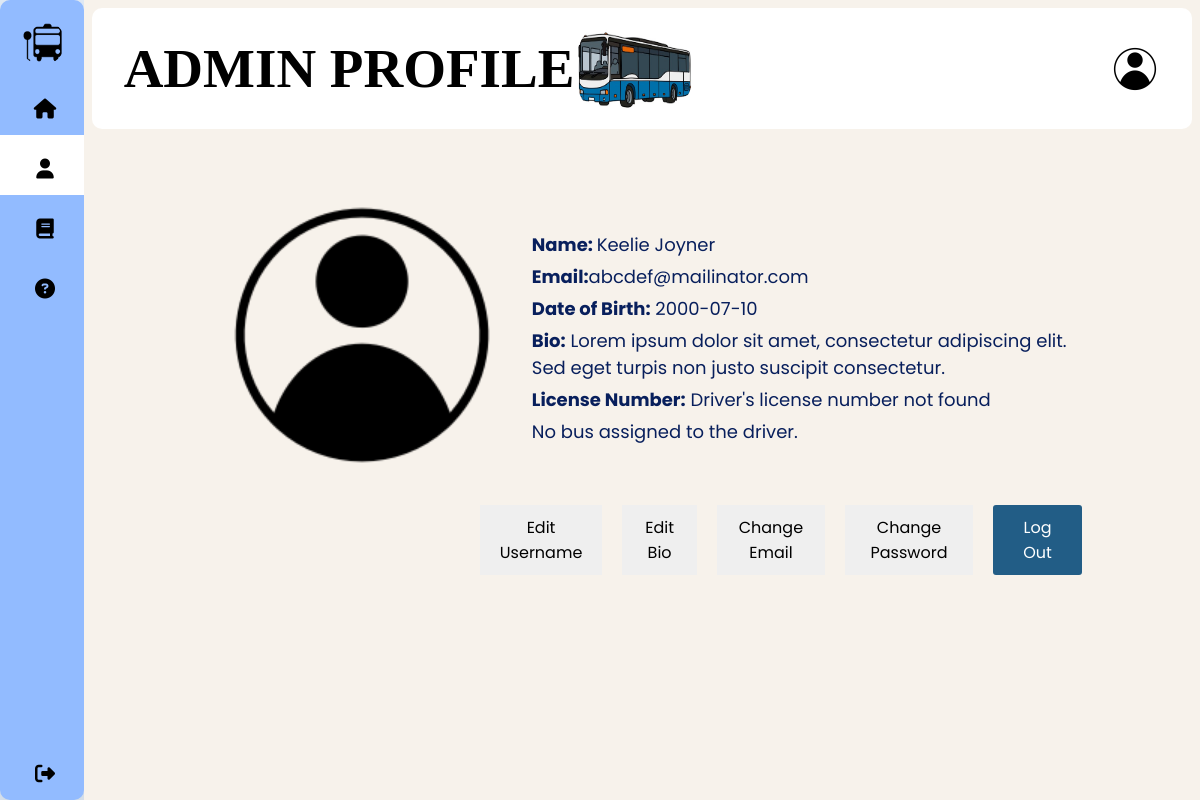
Before: /admin/AdminProfile.php (signed in) with the older database file.
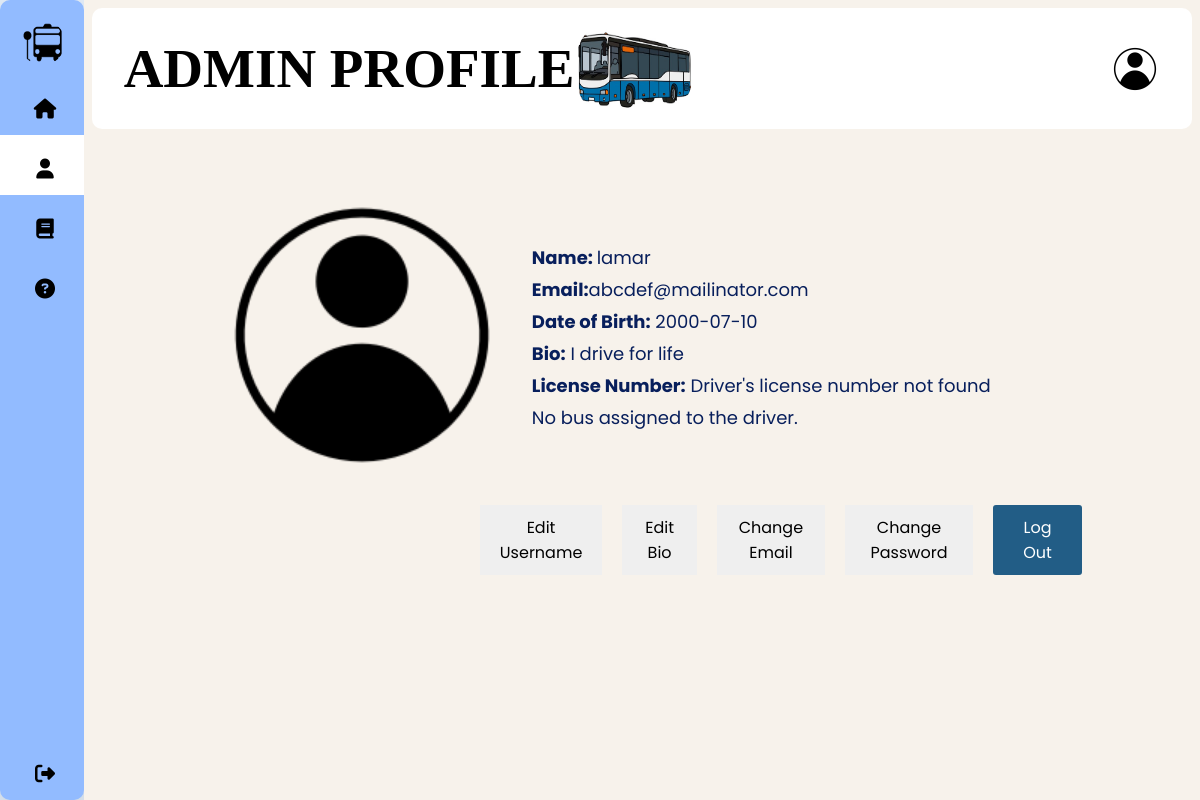
After: the same page with the newer database file.
### tables this page shows
CREATE TABLE `People` (
  `pid` int(11) NOT NULL,
  `role_id` int(11) NOT NULL,
  `fname` varchar(25) NOT NULL,
  `lname` varchar(25) NOT NULL,
  `dob` date NOT NULL,
  `email` varchar(255) NOT NULL,
  `telnumber` varchar(255) NOT NULL,
  `gender` int(11) NOT NULL,
  `passwrd` varchar(255) NOT NULL,
  `bio` varchar(255) DEFAULT NULL
);

### settings/core.php (called while the page is built, shortened)
<?php
function userIdExist() {
    return $_SESSION['user_id'];
}

### action/get_profile_data.php (called while the page is built)
<?php
include "../settings/connection.php";
include("../settings/core.php");
function getProfileDetails(){
global $conn;
$userID = userIdExist();
$profile_data_query = "SELECT fname,lname, dob, email, gender, telnumber,bio FROM `People` WHERE pid = '$userID'";
$profile_data_result = mysqli_query($conn, $profile_data_query);
$result = mysqli_fetch_assoc($profile_data_result);
return $result;
}

### action/get_driver_license_action.php (called while the page is built, shortened)
<?php
function getDriverLicenseNumber() {
    include "../settings/connection.php";
    $user_id = $_SESSION['user_id'];
    $query = "SELECT d.licenseNumber
              FROM Driver d
              WHERE d.pid = $user_id";
    $result = mysqli_query($conn, $query);
    if (mysqli_num_rows($result) > 0) {
        $row = mysqli_fetch_assoc($result);
        return $row['licenseNumber'];
    } else {
        return "Driver's license number not found";
    }
}
?>

### function/get_user_profile.php (the view)
<?php
include("../action/get_profile_data.php");
$result = getProfileDetails() ;
echo "<p><strong>Name: </strong> $result[fname] $result[lname]</p>";
echo "<p><strong>Email:</strong>$result[email]</p>";
echo"<p><strong>Date of Birth:</strong> $result[dob]</p>";
if ($result["bio"] == NULL) {
    echo "<p><strong>Bio:</strong> Lorem ipsum dolor sit amet, consectetur adipiscing elit. Sed eget turpis non justo suscipit consectetur.</p>";
}
else{
    echo "<p><strong>Bio:</strong> $result[bio]</p>";
}

### admin/AdminProfile.php (shortened to what this page needs)
<!DOCTYPE html>
<html lang="en">
<head>
    <link rel="stylesheet" href="../css/Profile.css">
    <link rel="stylesheet" href="https://cdnjs.cloudflare.com/ajax/libs/font-awesome/6.4.0/css/all.min.css"/>
</head>
<body>
<nav>
        <ul>
            <li>
                <a href="../admin/AdminDashboard.php" class="logo">
                    <img src="../images/Bus.png" alt="">
                    <span class="nav-item">BusBoss</span>
                </a>
            </li>
            <li>
                <a href="../admin/AdminDashboard.php">
                    <i class="fas fa-home"></i>
                </a>
            </li>
            <li class="active">
                <a href="../admin/AdminProfile.php">
                    <i class="fas fa-user"></i>
                </a>
            </li>
            <li >
              <a href="../admin/bookinginfo.php">
                  <i class="fas fa-book"></i>
              </a>
            </li>
            <li>
                <a href="../admin/AdminHelp.php">
                    <i class="fas fa-question-circle"></i>
                </a>
            </li>
            <li>
                <a href="../Login/logout.php" class="logout">
                    <i class="fas fa-sign-out-alt"></i>
                </a>
            </li>
        </ul>
    </nav>
        <div class="main">
            <div class="firstbar">
                <div class="head-title">
                    <h2>ADMIN PROFILE<img src="../images/bus10.jpg" alt="bus" style=" width:120px;height:120px"></h2>
                </div>
                <div class="user">
                    <img src="../images/defaultprofile3.png" alt="">
                </div>
            </div>
            <div id="profile-page">
                <div class="profile-info">
                    <img src="../images/defaultprofile3.png" alt="Profile Picture">
                    <div class="user-details">
                        <?php
                        include("../function/get_user_profile.php");
                        ?>
                        <?php
                        include("../function/get_license_fxn.php");
                        include("../function/get_bus_info.php");
                        ?>
                    </div>
                </div>
                <div class="profile-actions">
                    <button class="Edit" id="Edit">Edit Username</button>
                    <button class="EditBio" id="bio">Edit Bio </button>
                    <button class="Editemail" id="Editemail">Change Email</button>
                    <button class = "ChangePassword" id="ChangePassword">Change Password</button>
                    <form method="" action ="../Login/logout.php"><button type ="submit" class = "Logout">Log Out</button></form>
                </div>
            </div>
        </div>
    </body>
</html>

### function/get_license_fxn.php
<?php
include "../action/get_driver_license_action.php";
$licenseNumber = getDriverLicenseNumber();
    echo "<p><strong>License Number:</strong> $licenseNumber</p>";
?>

### function/get_bus_info.php
<?php
include('../settings/connection.php');
function getBusInfoForDriver($driverPID) {
    global $conn;
    $sql = "SELECT bid FROM driver WHERE pid = $driverPID";
    $result = $conn->query($sql);
    if ($result->num_rows > 0) {
        $row = $result->fetch_assoc();
        $busID = $row['bid'];
        $sql = "SELECT busName, capacity, registrationNumber FROM bus WHERE bid = $busID";
        $result = $conn->query($sql);
        if ($result->num_rows > 0) {
            $busInfo = $result->fetch_assoc();
            return $busInfo;
        } else {
            return false;
        }
    } else {
        return false;
    }
}
$userID = $_SESSION['user_id'];
$busInfo = getBusInfoForDriver($userID);
if ($busInfo) {
    echo "<strong>Bus Name:</strong> " . $busInfo['busName'] . "<br>";
    echo "<strong>Registration Number:</strong> " . $busInfo['registrationNumber'] . "<br>";
} else {
    echo "No bus assigned to the driver.";
}
?>

### css/Profile.css (style rules this page uses)
* { margin: 0; padding: 0; outline: none; border: none; text-decoration: none; box-sizing: border-box; font-family: "Poppins", sans-serif; }
body { background: #dfe9f5; display: flex; justify-content: space-between; width: 100; }
nav li:hover, .active { background: #fff; }
nav { position: relative; top: 0; bottom: 0; height: 100vh; left: 0; background: #92bbff; width: 90px; overflow: hidden; box-shadow: 0 20px 35px rgba(0, 0, 0, 0.1); border-radius: 10px; }
.logo { text-align: center; display: flex; margin: 10px 0 0 10px; }
.logo img { width: 45px; height: 45px; border-radius: 50%; }
.logo span { font-weight: bold; padding-left: 15px; font-size: 18px; text-transform: uppercase; }
a { position: relative; color: black; font-size: 14px; display: table; width: 280px; padding: 10px; }
nav .fas { position: relative; width: 70px; height: 40px; top: 14px; font-size: 20px; text-align: center; }
.nav-item { position: relative; top: 12px; margin-left: 10px; color: black; }
.logout { position: absolute; bottom: 0; }
.main { position: relative; background: #f7f2eb; width: 100%; padding: 0.5rem; }
.firstbar img { width: 50px; height: 50px; cursor: pointer; border-radius: 50%; }
.firstbar { display: flex; justify-content: space-between; align-items: center; flex-wrap: wrap; background: #fff; padding:0.5px 2rem; margin-bottom: 1rem; border-radius: 10px; }
.firstbar .head-title h2 { display: flex; align-items: center; }
h2 { font-size: 55px; color: black; font-family: 'Lemon Jelly', cursive; }
.user { display: flex; align-items: center; gap: 1rem; }
#profile-page { max-width: 900px; margin: 0 auto; padding: 20px; }
.profile-info { display: flex; align-items: center; margin-bottom: 20px; }
.profile-info img { width: 300px; height: 300px; border-radius: 50%; margin-right: 20px; }
.user-details { flex: 3; font-size: 18px; color: #081f5c; }
.user-details p { margin: 5px 0; }
.profile-actions { text-align: center; display: flex; justify-content: space-around; margin-left: 30%; }
.profile-actions button { padding: 10px 20px; margin: 0 10px; font-size: 16px; }
button[type="submit"] { padding: 10px 20px; border: none; border-radius: 3px; background-color:rgb(34, 93, 134); color: #fff; cursor: pointer; width: 100%; }

Changed rows visible on the page:
changed people "abcdef@mailinator.com": lname "Joyner" → "lamar"; bio (not shown) → "I drive for life"; fname "Keelie" → (not shown)
Other visible differences:
text no longer shown: "Lorem ipsum dolor sit amet, consectetur adipiscing elit. Sed eget turpis non justo suscipit consectetur."
